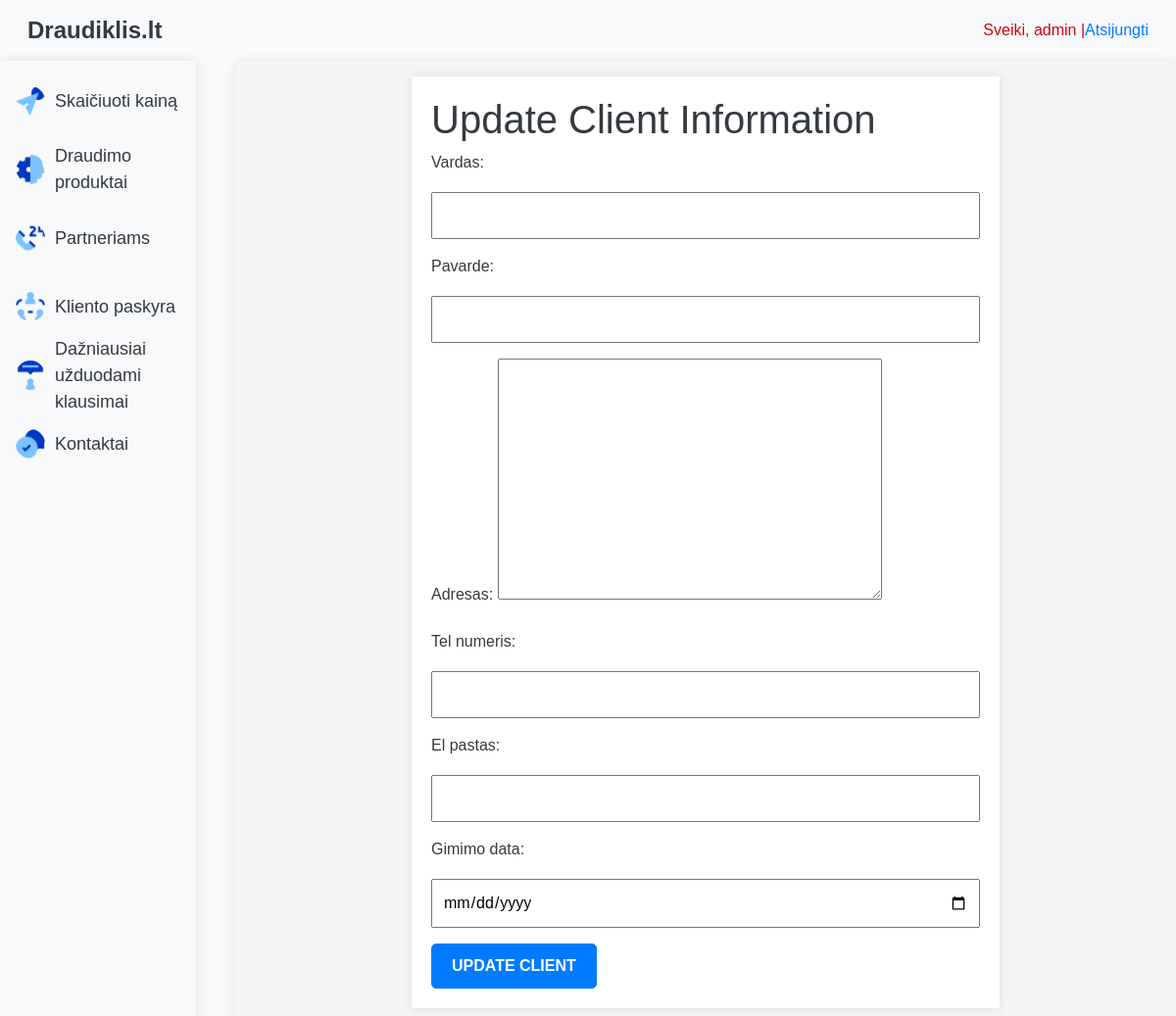
The page /app/broker/update-klientas/1/ (signed in) on the database as committed earlier.
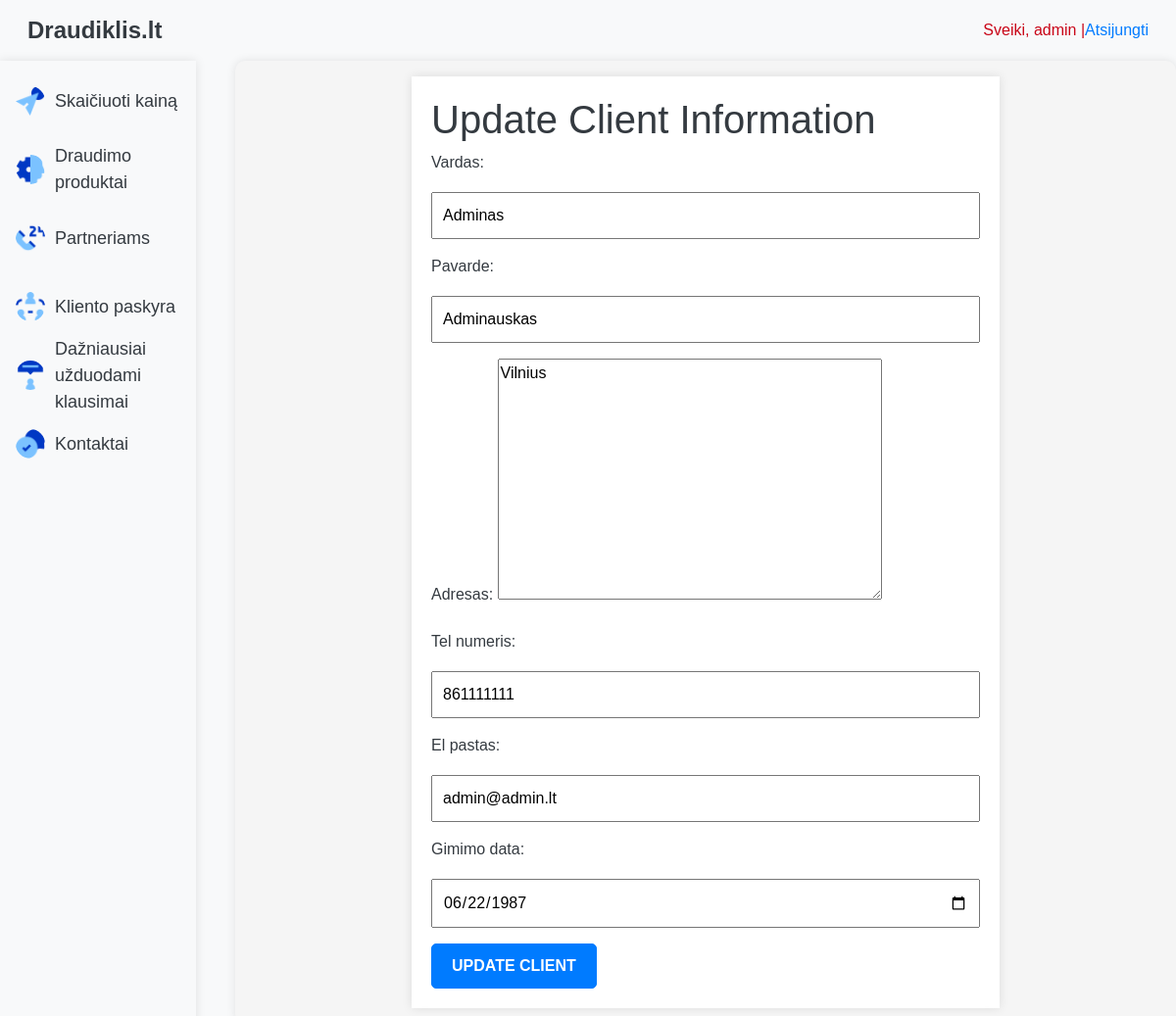
The same page on the database as committed later.
### app/models.py (models this page shows, shortened)
class Klientai(models.Model):
    user = models.OneToOneField(User, on_delete=models.CASCADE)
    vardas = models.CharField(max_length=100)
    pavarde = models.CharField(max_length=100)
    tel_numeris = models.CharField(max_length=15)
    gimimo_data = models.DateField(null=True)
    adresas = models.TextField()
    el_pastas = models.EmailField()

### app/views.py (the view)
# urls.py: path('broker/update-klientas/<int:client_id>/', views.broker_update_klientas, name='broker_update_klientas'),
def broker_update_klientas(request, client_id):
    klientas = get_object_or_404(Klientai, id=client_id, user=request.user)
    if request.method == 'POST':
        form = KlientaiUpdateForm(request.POST, instance=klientas)
        if form.is_valid():
            form.save()
            messages.success(request, 'Your profile has been updated!')
            return redirect('broker_profile', client_id=klientas.id)
        else:
            messages.error(request, 'Please correct the error below.')
    else:
        form = KlientaiUpdateForm(instance=klientas)
    return render(request, 'broker_update_klientas.html', {'form': form})

### app/forms.py
class KlientaiUpdateForm(forms.ModelForm):
    class Meta:
        model = Klientai
        fields = ['vardas', 'pavarde', 'adresas', 'tel_numeris', 'el_pastas', 'gimimo_data']
        widgets = {
            'gimimo_data': forms.DateInput(attrs={'type': 'date'}),
        }

### app/templates/broker_update_klientas.html (shortened to what this page needs)
{% extends "base.html" %}
{% block content %}
<div class="container">
    <h1>Update Client Information</h1>
    <form method="post">
        {{ form.as_p }}
        <button type="submit" class="btn btn-primary">Update Client</button>
    </form>
</div>
{% endblock %}

Rows that differ between the two databases and show on the page:
changed Klientai: vardas (not shown) → "Adminas"; pavarde (not shown) → "Adminauskas"; adresas (not shown) → "Vilnius"; tel_numeris (not shown) → "861111111"; el_pastas (not shown) → "admin@admin.lt"; gimimo_data (not shown) → "06/22/1987"
